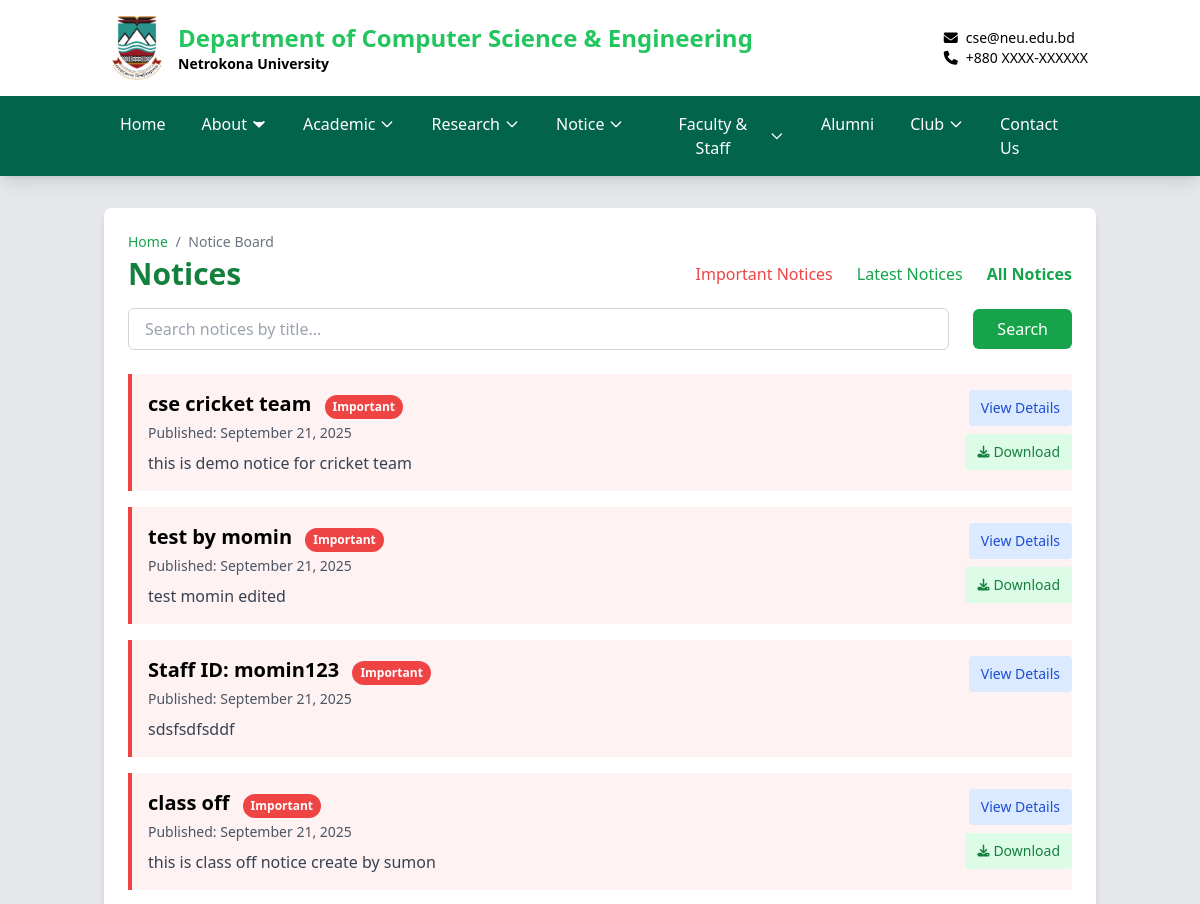
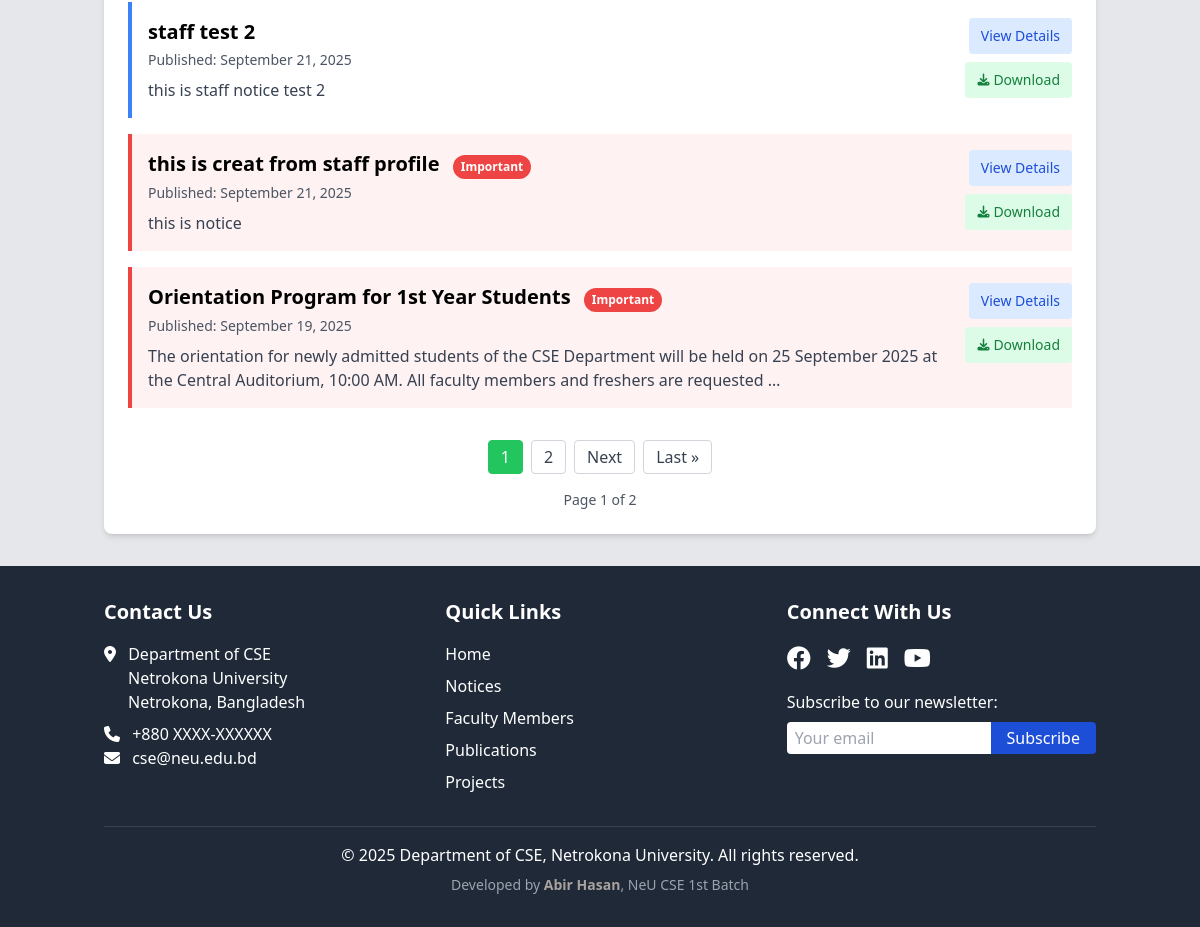
The app's page /notices/, older data (2 pictures, top to bottom).
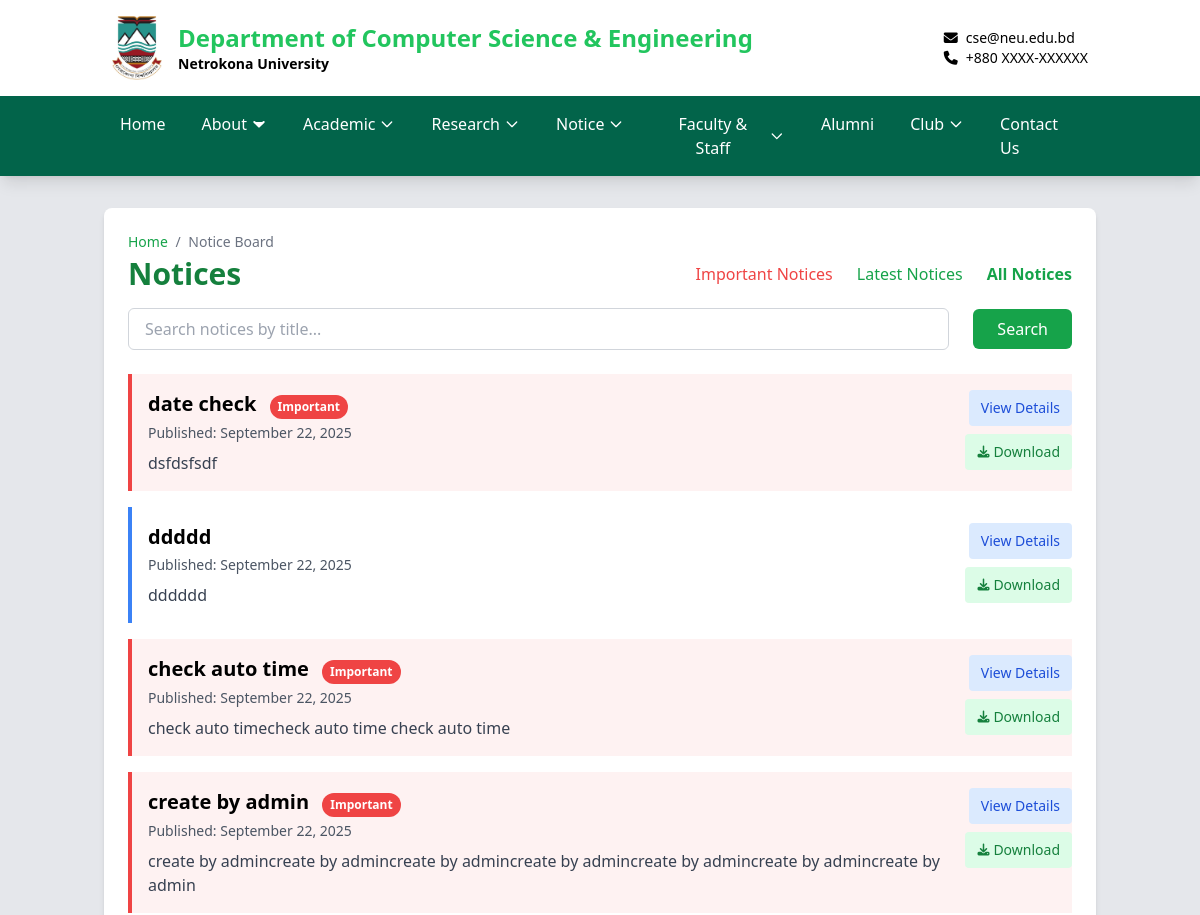
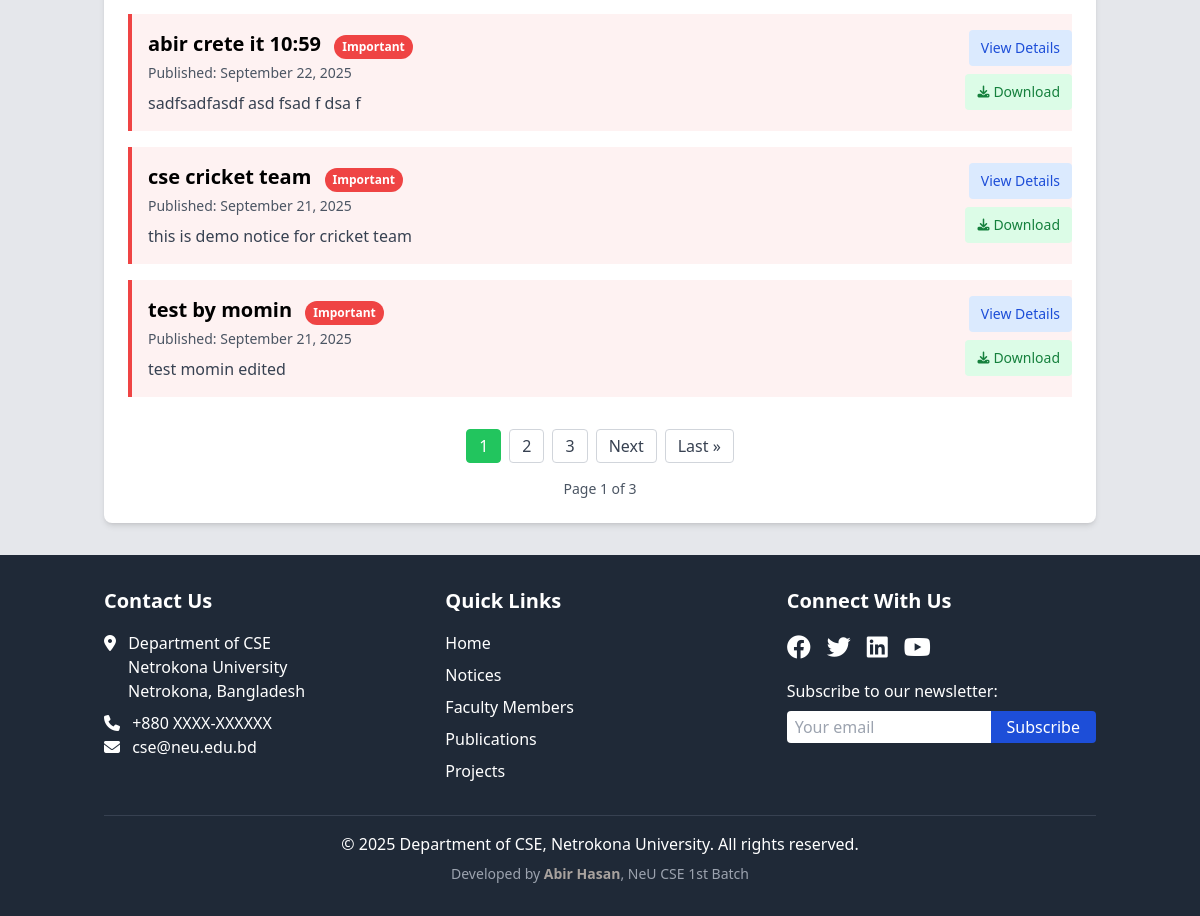
The same page, newer data (2 pictures, top to bottom).
### cse_app/models.py (models this page shows, shortened)
class Notice_Board(models.Model):
    title = models.CharField(max_length=200)
    content = RichTextField()
    file = models.FileField(upload_to='notices/', blank=True, null=True)  # For download option
    created_at = models.DateTimeField(auto_now_add=True)
    updated_at = models.DateTimeField(auto_now=True)
    is_important = models.BooleanField(default=False)
    created_by = models.ForeignKey(User, on_delete=models.SET_NULL, null=True, blank=True)
    class Meta:
        ordering = ['-created_at']  # Newest first

### cse_app/views.py (the view)
# urls.py: path('notices/', views.notice_list, name='notice_list'),
def notice_list(request):
    notice_type = request.GET.get('type')
    search_query = request.GET.get('search', '').strip()
    notices = Notice_Board.objects.all()
    if notice_type == 'important':
        notices = notices.filter(is_important=True)
    elif notice_type == 'latest':
        notices = notices.order_by('-created_at')
    if search_query:
        notices = notices.filter(title__icontains=search_query)
    page_view, created = ViewCount.objects.get_or_create(page_name='notices')
    page_view.increment()
    paginator = Paginator(notices, 7)
    page_number = request.GET.get('page')
    page_obj = paginator.get_page(page_number)
    context = {
        'page_obj': page_obj,
        'notices': page_obj,  # This allows backward compatibility with existing template
        'notice_type': notice_type,
        'search_query': search_query,
    }
    return render(request, 'cse/notice_list.html', context)

### cse_app/context_processors.py (called while the page is built)
def scrolling_notice(request):
    notice = ScrollingNotice.objects.filter(is_active=True).first()
    return {'scrolling_notice': notice.text if notice else ''}

### cse_app/models.py (called while the page is built)
    def increment(self):
        self.count += 1
        self.save()

### templates/cse/notice_list.html (shortened to what the changed rows need)
{% extends '../base.html' %}
{% block content %}
<div class="bg-white rounded-lg shadow-md p-3 sm:p-4 md:p-6 max-w-7xl mx-auto" >
    <div class="text-sm text-gray-500 mb-1">
        <a href="{% url 'home' %}" class="text-green-600 hover:underline">Home</a>
        <span class="mx-1">/</span>
        <span>Notice Board</span>
    </div>
    <div class="space-y-4 mb-4 sm:mb-6">
        <div class="flex flex-col sm:flex-row justify-between items-start sm:items-center space-y-4 sm:space-y-0">
            <h1 class="text-xl sm:text-2xl md:text-3xl font-bold text-green-700">
                {% if notice_type == 'important' %}Important {% elif notice_type == 'latest' %}Latest {% endif %}Notices
            </h1>
        </div>
        <form method="GET" class="flex flex-col sm:flex-row items-stretch sm:items-center gap-2 sm:space-x-4">
        </form>
    </div>
    <div class="space-y-4">
        {% for notice in page_obj %}
        <div class="border-l-4 {% if notice.is_important %}border-red-500 bg-red-50{% else %}border-blue-500{% endif %} pl-3 sm:pl-4 py-3 sm:py-4 hover:shadow-md transition-shadow duration-200"
           >
            <div class="flex flex-col sm:flex-row justify-between items-start space-y-3 sm:space-y-0" >
                <div class="flex-1 min-w-0 w-full">
                    <h2 class="text-base sm:text-lg md:text-xl font-semibold break-words">
                        <a href="{% url 'notice_detail' notice.id %}" class="hover:underline hover:text-green-700 transition-colors duration-200">{{ notice.title }}</a>
                        {% if notice.is_important %}
                        <span class="bg-red-500 text-white text-xs px-2 py-1 rounded ml-2 inline-block rounded-full">Important</span>
                        {% endif %}
                    </h2>
                    <p class="text-xs sm:text-sm text-gray-600 mt-1">
                        {% if notice.created_at %}
                        <span>Published: {{ notice.created_at|date:"F d, Y" }}</span>
                        {% endif %}
                    </p>
                    <p class="mt-2 text-sm sm:text-base text-gray-700 line-clamp-2 sm:line-clamp-none">{{ notice.content|striptags|truncatewords:30 }}</p>
                </div>
                <div class="flex flex-row sm:flex-col items-stretch sm:items-end gap-2 sm:ml-4 w-full sm:w-auto">
                    <a href="{% url 'notice_detail' notice.id %}"
                       class="flex-1 sm:flex-none text-center px-3 py-2 bg-blue-100 text-blue-700 rounded text-sm hover:bg-blue-200 hover:text-blue-900 transition-colors duration-200 w-full sm:w-auto min-w-[100px]">
                        View Details
                    </a>
                    {% if notice.file %}
                    <a href="{% url 'download_notice' notice.pk %}"
                       class="flex-1 sm:flex-none text-center px-3 py-2 bg-green-100 text-green-700 rounded text-sm hover:bg-green-200 hover:text-green-900 transition-colors duration-200 inline-flex items-center justify-center w-full sm:w-auto min-w-[100px]">
                        <i class="fas fa-download mr-1 text-xs"></i> Download
                    </a>
                    {% endif %}
                </div>
            </div>
        </div>
        {% empty %}
        <p class="text-gray-600 py-4 text-center">No notices available.</p>
        {% endfor %}
    </div>
    {% if page_obj.paginator.num_pages > 1 %}
    <div class="mt-6 sm:mt-8 flex flex-wrap justify-center items-center gap-2">
        {% for num in page_obj.paginator.page_range %}
            {% if page_obj.number == num %}
                <span class="px-2 sm:px-3 py-1 text-sm sm:text-base rounded border border-green-500 bg-green-500 text-white">{{ num }}</span>
            {% elif num > page_obj.number|add:'-3' and num < page_obj.number|add:'3' %}
                <a href="?page={{ num }}{% if notice_type %}&type={{ notice_type }}{% endif %}{% if search_query %}&search={{ search_query }}{% endif %}"
                   class="px-3 py-1 rounded border border-gray-300 text-gray-700 hover:bg-gray-100">
                    {{ num }}
                </a>
            {% endif %}
        {% endfor %}
        {% if page_obj.has_next %}
            <a href="?page={{ page_obj.next_page_number }}{% if notice_type %}&type={{ notice_type }}{% endif %}{% if search_query %}&search={{ search_query }}{% endif %}"
               class="px-3 py-1 rounded border border-gray-300 text-gray-700 hover:bg-gray-100">
                Next
            </a>
            <a href="?page={{ page_obj.paginator.num_pages }}{% if notice_type %}&type={{ notice_type }}{% endif %}{% if search_query %}&search={{ search_query }}{% endif %}"
               class="px-3 py-1 rounded border border-gray-300 text-gray-700 hover:bg-gray-100">
                Last &raquo;
            </a>
        {% endif %}
    </div>
    <div class="mt-4 text-center text-sm text-gray-600">
        Page {{ page_obj.number }} of {{ page_obj.paginator.num_pages }}
    </div>
    {% endif %}
</div>
{% endblock %}

Row changes from the older to the newer data that the page shows:
no longer on this page (row unchanged): Notice_Board: title "Staff ID: momin123", is_important "Important", created_at "September 21, 2025", content "sdsfsdfsddf"
no longer on this page (row unchanged): Notice_Board: title "class off", is_important "Important", created_at "September 21, 2025", content "this is class off notice create by sumon", shows "Download"
no longer on this page (row unchanged): Notice_Board: title "staff test 2", created_at "September 21, 2025", content "this is staff notice test 2", shows "Download", is_important False (drawn)
no longer on this page (row unchanged): Notice_Board: title "this is creat from staff profile", is_important "Important", created_at "September 21, 2025", content "this is notice", shows "Download"
no longer on this page (row unchanged): Notice_Board: title "Orientation Program for 1st Year Students", is_important "Important", created_at "September 19, 2025", content "The orientation for newly admitted students of the CSE Department will be held on 25 September 2025 at the Central Auditorium, 10:00 AM. All faculty members and freshers are requested …", shows "Download"
added Notice_Board: title "date check", is_important "Important", created_at "September 22, 2025", content "dsfdsfsdf", shows "Download"
added Notice_Board: title "ddddd", created_at "September 22, 2025", content "dddddd", shows "Download", is_important False (drawn)
added Notice_Board: title "check auto time", is_important "Important", created_at "September 22, 2025", content "check auto timecheck auto time check auto time", shows "Download"
added Notice_Board: title "create by admin", is_important "Important", created_at "September 22, 2025", content "create by admincreate by admincreate by admincreate by admincreate by admincreate by admincreate by admin", shows "Download"
added Notice_Board: title "abir crete it 10:59", is_important "Important", created_at "September 22, 2025", content "sadfsadfasdf asd fsad f dsa f", shows "Download"
Text that changed along with them:
{{ page_obj.paginator.num_pages }}: "2" → "3"
new list line: "3"
